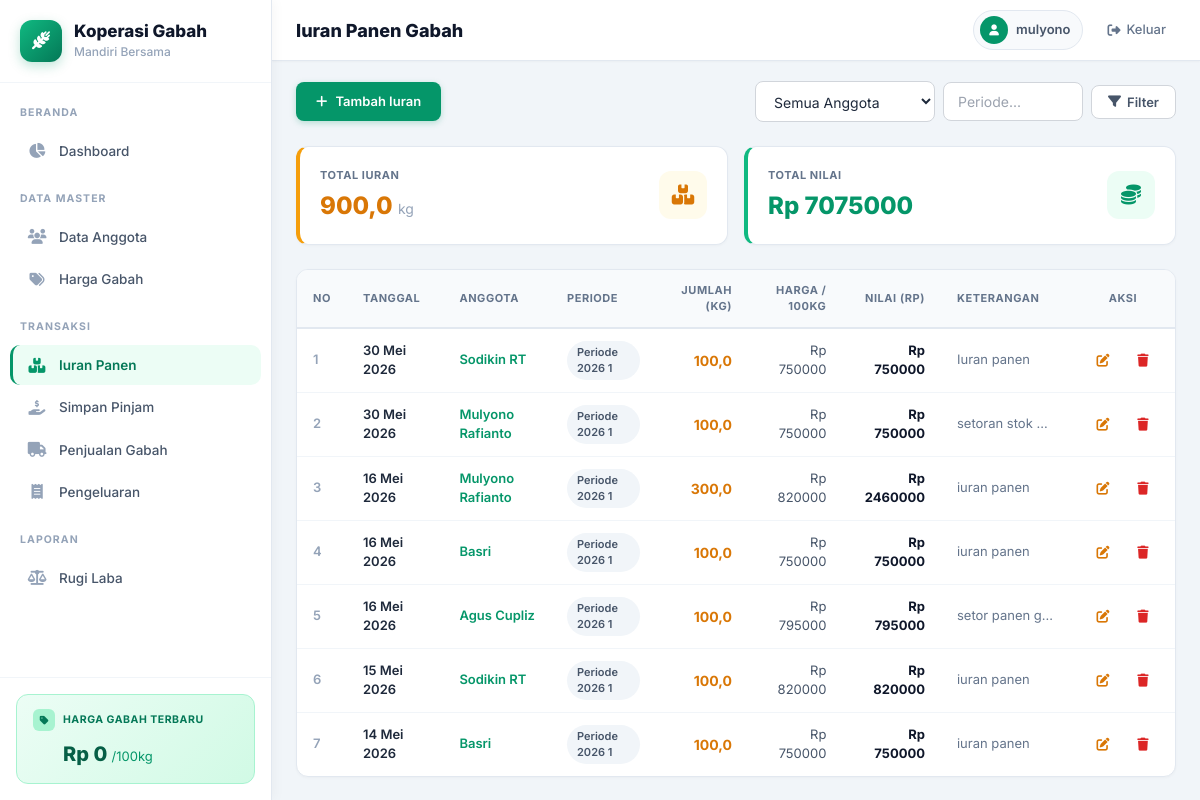
Screenshot of /iuran/ (signed in) with the database file from the repository.
### app_gabah/models.py (models this page shows, shortened)
class IuranPanen(models.Model):
    anggota = models.ForeignKey(Anggota, on_delete=models.CASCADE, verbose_name='Anggota')
    periode = models.CharField(max_length=50, verbose_name='Periode')
    jumlah_kg = models.DecimalField(max_digits=10, decimal_places=2, verbose_name='Jumlah (kg)')
    tanggal = models.DateField(verbose_name='Tanggal Iuran')
    harga_per_100kg = models.DecimalField(
        max_digits=12, decimal_places=2, verbose_name='Harga per 100 kg (Rp)'
    )
    nilai_rp = models.DecimalField(
        max_digits=15, decimal_places=2, verbose_name='Nilai (Rp)',
        default=Decimal('0.00'),
        help_text='Otomatis dihitung: (jumlah_kg / 100) x harga_per_100kg'
    )
    keterangan = models.TextField(blank=True, default='', verbose_name='Keterangan')
    class Meta:
        ordering = ['-tanggal']
        verbose_name = 'Iuran Panen Gabah'
        verbose_name_plural = 'Iuran Panen Gabah'

class Anggota(models.Model):
    STATUS_CHOICES = [
        ('aktif', 'Aktif'),
        ('nonaktif', 'Non-Aktif'),
    ]
    nama = models.CharField(max_length=200, verbose_name='Nama Lengkap')
    nik = models.CharField(max_length=20, unique=True, verbose_name='NIK')
    alamat = models.TextField(blank=True, verbose_name='Alamat')
    telepon = models.CharField(max_length=20, blank=True, verbose_name='No. Telepon')
    tanggal_bergabung = models.DateField(auto_now_add=True, verbose_name='Tanggal Bergabung')
    status = models.CharField(max_length=10, choices=STATUS_CHOICES, default='aktif', verbose_name='Status')
    class Meta:
        ordering = ['nama']
        verbose_name = 'Anggota'
        verbose_name_plural = 'Anggota'

### app_gabah/views.py (the view)
# urls.py: path('iuran/', views.iuran_list, name='iuran_list'),
@login_required
def iuran_list(request):
    af = request.GET.get('af', '')
    pf = request.GET.get('pf', '')
    qs = IuranPanen.objects.select_related('anggota').all()
    if af:
        qs = qs.filter(anggota_id=af)
    if pf:
        qs = qs.filter(periode__icontains=pf)
    qs = qs.order_by('-tanggal')
    return render(request, 'app_gabah/iuran_list.html', {
        'object_list': qs,
        'anggota_list': Anggota.objects.filter(status='aktif'),
        'af': af,
        'pf': pf,
        'tkg': qs.aggregate(t=Sum('jumlah_kg'))['t'] or 0,
        'trp': qs.aggregate(t=Sum('nilai_rp'))['t'] or 0,
    })

### app_gabah/templates/app_gabah/iuran_list.html (shortened to what this page needs)
{% extends "app_gabah/base.html" %}
{% block page_title %}Iuran Panen Gabah{% endblock %}
{% block content %}
<div class="fb mb6">
    <a href="{% url 'iuran_create' %}" class="bp"><i class="fas fa-plus"></i> Tambah Iuran</a>
    <form method="get" class="fg" style="flex-wrap:wrap;">
        <select name="af" class="fi" style="width:180px;">
            <option value="">Semua Anggota</option>
        </select>
        <input type="text" name="pf" value="{{ pf }}" placeholder="Periode..." class="fi" style="width:140px;">
        <button type="submit" class="bs"><i class="fas fa-filter"></i> Filter</button>
    </form>
</div>
<div class="g2 mb6">
    <div class="sc bl4 bla">
        <div class="fb">
            <div>
                <div class="lbl">Total Iuran</div>
                <div class="val" style="color:#d97706;">{{ tkg|floatformat:1 }} <small style="font-size:14px; font-weight:400; color:#94a3b8;">kg</small></div>
            </div>
            <div class="ib ib48 ib-a"><i class="fas fa-boxes-stacked"></i></div>
        </div>
    </div>
    <div class="sc bl4 ble">
        <div class="fb">
            <div>
                <div class="lbl">Total Nilai</div>
                <div class="val" style="color:#059669;">Rp {{ trp|floatformat:0 }}</div>
            </div>
            <div class="ib ib48 ib-e"><i class="fas fa-coins"></i></div>
        </div>
    </div>
</div>
<div class="tc ox">
    <table>
        <thead>
            <tr>
                <th>No</th>
                <th>Tanggal</th>
                <th>Anggota</th>
                <th>Periode</th>
                <th style="text-align:right;">Jumlah (kg)</th>
                <th style="text-align:right;">Harga / 100kg</th>
                <th style="text-align:right;">Nilai (Rp)</th>
                <th>Keterangan</th>
                <th style="text-align:center;">Aksi</th>
            </tr>
        </thead>
        <tbody>
            {% for obj in object_list %}
            <tr>
                <td style="color:#94a3b8; font-weight:600;">{{ forloop.counter }}</td>
                <td style="font-weight:600; color:#1e293b;">{{ obj.tanggal|date:"d M Y" }}</td>
                <td>
                    <a href="{% url 'anggota_detail' obj.anggota.pk %}" style="color:#059669; font-weight:600; text-decoration:none;">
                        {{ obj.anggota.nama }}
                    </a>
                </td>
                <td><span class="badge bg-sl">{{ obj.periode }}</span></td>
                <td style="text-align:right; font-weight:700; color:#d97706; font-size:14px;">{{ obj.jumlah_kg|floatformat:1 }}</td>
                <td style="text-align:right;">Rp {{ obj.harga_per_100kg|floatformat:0 }}</td>
                <td style="text-align:right; font-weight:700; color:#0f172a;">Rp {{ obj.nilai_rp|floatformat:0 }}</td>
                <td style="max-width:130px; overflow:hidden; text-overflow:ellipsis; white-space:nowrap; color:#64748b;">
                    {{ obj.keterangan|default:"-" }}
                </td>
                <td>
                    <div class="fgc">
                        <a href="{% url 'iuran_update' obj.pk %}" class="ab ab-e" title="Edit"><i class="fas fa-edit"></i></a>
                        <a href="{% url 'iuran_delete' obj.pk %}" class="ab ab-d" title="Hapus"><i class="fas fa-trash"></i></a>
                    </div>
                </td>
            </tr>
            {% endfor %}
        </tbody>
    </table>
</div>
{% endblock %}

### app_gabah/templates/app_gabah/base.html (shortened to what this page needs)
{% load static %}
<!DOCTYPE html>
<html lang="id">
<head>
    <link rel="stylesheet" href="https://cdnjs.cloudflare.com/ajax/libs/font-awesome/6.5.1/css/all.min.css">
</head>
<body>
    <aside id="sidebar" class="sidebar">
        <div class="sb-logo">
            <div class="sb-logo-icon"><i class="fas fa-wheat-awn"></i></div>
            <div><h1>Koperasi Gabah</h1><p>Mandiri Bersama</p></div>
        </div>
        <nav class="sb-nav">
            {% url 'dashboard' as u1 %}
            {% url 'anggota_list' as u2 %}
            {% url 'iuran_list' as u3 %}
            {% url 'sp_list' as u4 %}
            {% url 'penjualan_list' as u5 %}
            {% url 'harga_list' as u6 %}
            {% url 'pengeluaran_list' as u7 %}
            {% url 'rugi_laba' as u8 %}
            <div class="sb-section">Beranda</div>
            <a href="{{ u1 }}" class="sb-link {% if request.path == u1 %}act{% endif %}"><i class="fas fa-chart-pie"></i>Dashboard</a>
            <div class="sb-section">Data Master</div>
            <a href="{{ u2 }}" class="sb-link {% if u2 in request.path %}act{% endif %}"><i class="fas fa-users"></i>Data Anggota</a>
            <a href="{{ u6 }}" class="sb-link {% if u6 in request.path %}act{% endif %}"><i class="fas fa-tags"></i>Harga Gabah</a>
            <div class="sb-section">Transaksi</div>
            <a href="{{ u3 }}" class="sb-link {% if u3 in request.path %}act{% endif %}"><i class="fas fa-boxes-stacked"></i>Iuran Panen</a>
            <a href="{{ u4 }}" class="sb-link {% if u4 in request.path %}act{% endif %}"><i class="fas fa-hand-holding-dollar"></i>Simpan Pinjam</a>
            <a href="{{ u5 }}" class="sb-link {% if u5 in request.path %}act{% endif %}"><i class="fas fa-truck"></i>Penjualan Gabah</a>
            <a href="{{ u7 }}" class="sb-link {% if u7 in request.path %}act{% endif %}"><i class="fas fa-receipt"></i>Pengeluaran</a>
            <div class="sb-section">Laporan</div>
            <a href="{{ u8 }}" class="sb-link {% if request.path == u8 %}act{% endif %}"><i class="fas fa-scale-balanced"></i>Rugi Laba</a>
        </nav>
        <div class="sb-widget">
            <div class="sb-widget-card">
                <div class="sw-label"><div class="sw-icon"><i class="fas fa-tag"></i></div><span>Harga Gabah Terbaru</span></div>
                <div class="sw-val">Rp {{ harga_terbaru|default:"0"|floatformat:0 }} <small>/100kg</small></div>
            </div>
        </div>
    </aside>
    <div class="main-area">
        <header class="topbar">
            <div class="topbar-left">
                <h2>{% block page_title %}Dashboard{% endblock %}</h2>
            </div>
            <div class="topbar-right">
                <div class="user-badge"><div class="av"><i class="fas fa-user"></i></div><span>{{ user.username }}</span></div>
                <a href="{% url 'logout' %}" class="logout-btn"><i class="fas fa-sign-out-alt"></i><span>Keluar</span></a>
            </div>
        </header>
        <main class="content">
            {% block content %}{% endblock %}
        </main>
    </div>
</body>
</html>

### rows the page displays
IuranPanen: tanggal "30 Mei 2026", anggota.nama "Sodikin RT", periode "Periode 2026 1", jumlah_kg "100,0", harga_per_100kg "750000", nilai_rp "750000", keterangan "Iuran panen"
IuranPanen: tanggal "30 Mei 2026", anggota.nama "Mulyono Rafianto", periode "Periode 2026 1", jumlah_kg "100,0", harga_per_100kg "750000", nilai_rp "750000", keterangan "setoran stok…"
IuranPanen: tanggal "16 Mei 2026", anggota.nama "Mulyono Rafianto", periode "Periode 2026 1", jumlah_kg "300,0", harga_per_100kg "820000", nilai_rp "2460000", keterangan "iuran panen"
IuranPanen: tanggal "16 Mei 2026", anggota.nama "Basri", periode "Periode 2026 1", jumlah_kg "100,0", harga_per_100kg "750000", nilai_rp "750000", keterangan "iuran panen"
IuranPanen: tanggal "16 Mei 2026", anggota.nama "Agus Cupliz", periode "Periode 2026 1", jumlah_kg "100,0", harga_per_100kg "795000", nilai_rp "795000", keterangan "setor panen g…"
IuranPanen: tanggal "15 Mei 2026", anggota.nama "Sodikin RT", periode "Periode 2026 1", jumlah_kg "100,0", harga_per_100kg "820000", nilai_rp "820000", keterangan "iuran panen"
IuranPanen: tanggal "14 Mei 2026", anggota.nama "Basri", periode "Periode 2026 1", jumlah_kg "100,0", harga_per_100kg "750000", nilai_rp "750000", keterangan "iuran panen"

### other values shown
{{ harga_terbaru|default:"0"|floatformat:0 }} "0"
{{ user.username }} "mulyono"
{{ tkg|floatformat:1 }} "900,0"
{{ trp|floatformat:0 }} "7075000"
